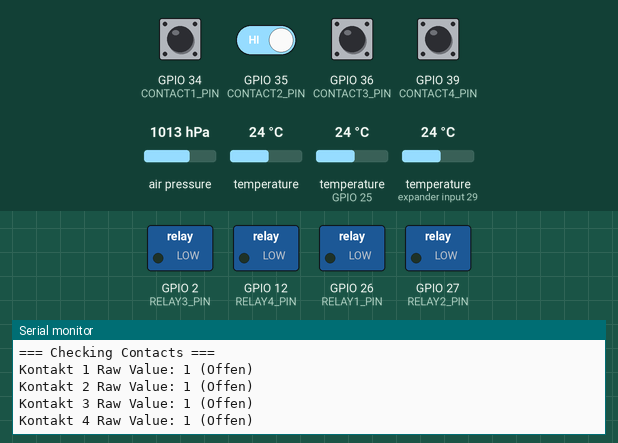
Recording of a sketch running on a simulated ESP32. Parts: switched loads named in the sketch (green lamp = pin HIGH), the last lines printed to the serial monitor. The inputs (shaded band) are chosen by the test bench; at power-on: GPIO 34 (CONTACT1_PIN), GPIO 35 (CONTACT2_PIN), GPIO 36 (CONTACT3_PIN), GPIO 39 (CONTACT4_PIN) HIGH, air pressure 1013 hPa, temperature 24 °C, temperature (sensors on GPIO 25, expander input 29) 24 °C. WiFi joins after 1.5 s; servers stay silent unless stated; no MQTT or app messages arrive unless stated.

Above: at 3.8 s.
3.9 s: GPIO 34 (CONTACT1_PIN) pulled LOW for 1 s
At 6.3 s:
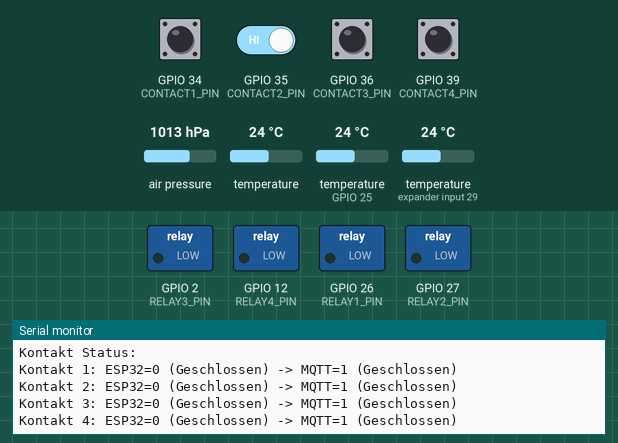
6.4 s: GPIO 34 (CONTACT1_PIN) driven LOW and GPIO 35 (CONTACT2_PIN) driven LOW
At 7.7 s:
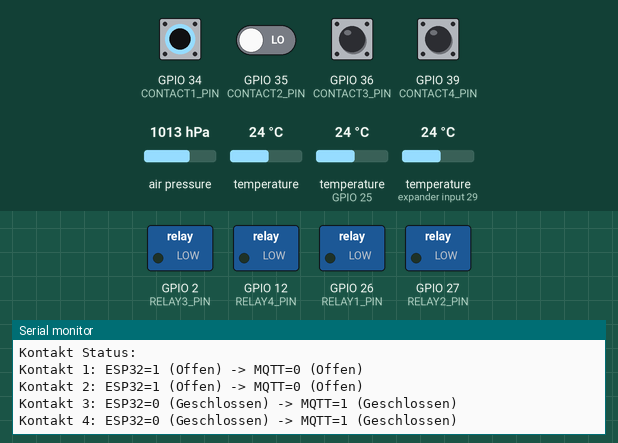
Timing chart, 0 to 9.4 s (numbered marks = the images above; inputs shaded):
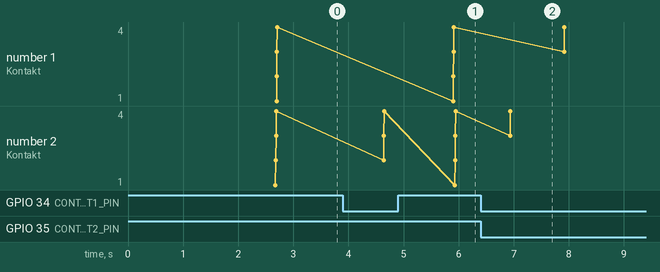

The sketch:

MQTT_Subscribe_Test.ino
```cpp
#include <WiFi.h>
#include <PubSubClient.h>
#include <Wire.h>
#include <Adafruit_BMP280.h>
#include <OneWire.h>
#include <DallasTemperature.h>
#include <ArduinoJson.h>

// Debug Serial
#define SerialMon Serial

// Pin-Definitionen
#define DALLAS_PIN 25
#define I2C_SDA 33
#define I2C_SCL 32
#define RELAY1_PIN 26  // GPIO26
#define RELAY2_PIN 27  // GPIO27
#define RELAY3_PIN 2   // GPIO2
#define RELAY4_PIN 12  // GPIO12
#define CONTACT1_PIN 34  // GPIO34 (INPUT)
#define CONTACT2_PIN 35  // GPIO35 (INPUT)
#define CONTACT3_PIN 36  // GPIO36 (INPUT)
#define CONTACT4_PIN 39  // GPIO39 (INPUT)

// WiFi Konfiguration
const char* ssid = "CSI2G";
const char* password = "tmz18bla";

// MQTT Konfiguration
const char* mqttServer = "rdp.emmert.biz";
const int mqttPort = 1883;
const char* mqttUsername = "mqtt_user";
const char* mqttPassword = "01937736e";
const char* mqttClientId = "ESP32_A7670E";
const char* mqttDeviceId = "67b63977e4fbf";
const char* mqttTopicStatus = "device/67b63977e4fbf/status";
const char* mqttTopicTemperature = "device/67b63977e4fbf/temperature";
const char* mqttTopicRelay = "device/67b63977e4fbf/relay";

// Sensor Objekte
Adafruit_BMP280 bmp;
OneWire oneWire(DALLAS_PIN);
DallasTemperature dallas(&oneWire);
WiFiClient espClient;
PubSubClient client(espClient);

// Sensor Status
bool bmp_ready = false;
bool dallas_ready = false;
float bmpTemp = 0;
float bmpPressure = 0;
float dallas1Temp = DEVICE_DISCONNECTED_C;
float dallas2Temp = DEVICE_DISCONNECTED_C;

// Relais und Kontakt Status
bool relayStates[4] = {false, false, false, false};
int contactStates[4] = {HIGH, HIGH, HIGH, HIGH};  // HIGH = offen (1), LOW = geschlossen (0)

void setup() {
    SerialMon.begin(115200);
    SerialMon.println("ESP32 MQTT Client");

    // Kontakt-Pins als Input mit Pull-up
    pinMode(CONTACT1_PIN, INPUT_PULLUP);
    pinMode(CONTACT2_PIN, INPUT_PULLUP);
    pinMode(CONTACT3_PIN, INPUT_PULLUP);
    pinMode(CONTACT4_PIN, INPUT_PULLUP);

    // Relay-Pins als Output
    pinMode(RELAY1_PIN, OUTPUT);
    pinMode(RELAY2_PIN, OUTPUT);
    pinMode(RELAY3_PIN, OUTPUT);
    pinMode(RELAY4_PIN, OUTPUT);

    // Initialize relays to OFF
    digitalWrite(RELAY1_PIN, LOW);
    digitalWrite(RELAY2_PIN, LOW);
    digitalWrite(RELAY3_PIN, LOW);
    digitalWrite(RELAY4_PIN, LOW);

    // Initial Kontakt-Status lesen und umdrehen (LOW = 1 = geschlossen, HIGH = 0 = offen)
    contactStates[0] = !digitalRead(CONTACT1_PIN);
    contactStates[1] = !digitalRead(CONTACT2_PIN);
    contactStates[2] = !digitalRead(CONTACT3_PIN);
    contactStates[3] = !digitalRead(CONTACT4_PIN);

    // Debug Ausgabe
    SerialMon.println("\n=== Initial Pin Setup ===");
    SerialMon.println("Kontakt Status (HIGH = offen, LOW = geschlossen):");
    for (int i = 0; i < 4; i++) {
        SerialMon.print("Kontakt "); SerialMon.print(i+1);
        SerialMon.print(": "); SerialMon.print(contactStates[i]);
        SerialMon.println(contactStates[i] == HIGH ? " (Offen)" : " (Geschlossen)");
    }

    // Connect to WiFi
    SerialMon.print("Connecting to ");
    SerialMon.println(ssid);
    WiFi.begin(ssid, password);

    while (WiFi.status() != WL_CONNECTED) {
        delay(500);
        SerialMon.print(".");
    }
    SerialMon.println("WiFi connected");
    SerialMon.println("IP address: ");
    SerialMon.println(WiFi.localIP());

    // MQTT Setup
    client.setServer(mqttServer, mqttPort);
    client.setCallback(mqttCallback);

    // I2C und Sensoren initialisieren
    Wire.begin(I2C_SDA, I2C_SCL);
    delay(100);

    // BMP280 initialisieren
    if (!bmp.begin(0x76)) {
        SerialMon.println("BMP280 nicht gefunden! Prüfe Verkabelung.");
        bmp_ready = false;
    } else {
        bmp.setSampling(Adafruit_BMP280::MODE_NORMAL,
                       Adafruit_BMP280::SAMPLING_X2,
                       Adafruit_BMP280::SAMPLING_X16,
                       Adafruit_BMP280::FILTER_X16,
                       Adafruit_BMP280::STANDBY_MS_500);
        bmp_ready = true;
        SerialMon.println("BMP280 bereit");
    }

    // Dallas initialisieren
    dallas.begin();
    delay(100);
    int deviceCount = dallas.getDeviceCount();
    SerialMon.print("Dallas Sensoren gefunden: ");
    SerialMon.println(deviceCount);

    if (deviceCount > 0) {
        dallas_ready = true;
        dallas.requestTemperatures();
        delay(100);

        // Adressen ausgeben
        DeviceAddress tempDeviceAddress;
        for (int i = 0; i < deviceCount; i++) {
            if (dallas.getAddress(tempDeviceAddress, i)) {
                SerialMon.print("Sensor ");
                SerialMon.print(i);
                SerialMon.print(" Adresse: ");
                for (uint8_t j = 0; j < 8; j++) {
                    if (tempDeviceAddress[j] < 16) SerialMon.print("0");
                    SerialMon.print(tempDeviceAddress[j], HEX);
                }
                SerialMon.println();
            }
        }
    }

    SerialMon.println("Setup abgeschlossen");
}

void mqttCallback(char* topic, byte* payload, unsigned int length) {
    String message;
    for (int i = 0; i < length; i++) {
        message += (char)payload[i];
    }

    if (String(topic) == mqttTopicRelay) {
        StaticJsonDocument<200> doc;
        DeserializationError error = deserializeJson(doc, message);

        if (!error) {
            int relay_id = doc["relay_id"].as<int>();
            bool state = doc["state"].as<int>() == 1;

            // Relay IDs 13-16 zu Array Index 0-3 konvertieren
            if (relay_id >= 13 && relay_id <= 16) {
                int relay_index = relay_id - 13;
                relayStates[relay_index] = state;
                updateRelays();
                publishRelayStatus();

                SerialMon.print("Relay ");
                SerialMon.print(relay_id);
                SerialMon.print(" -> ");
                SerialMon.println(state ? "ON" : "OFF");
            }
        }
    }
}

void connectMQTT() {
    client.setServer(mqttServer, mqttPort);
    client.setCallback(mqttCallback);
    client.setKeepAlive(120);  // Keepalive auf 120 Sekunden setzen

    int retries = 0;
    while (!client.connected() && retries < 3) {
        SerialMon.println("Verbinde mit MQTT...");

        if (client.connect(mqttClientId, mqttUsername, mqttPassword, mqttTopicStatus, 1, true, "")) {
            SerialMon.println("MQTT verbunden");
            client.subscribe(mqttTopicRelay);

            // Initial Status senden
            publishRelayStatus();
            publishSensorData();
        } else {
            SerialMon.print("Fehler, rc=");
            SerialMon.print(client.state());
            SerialMon.println(" - Neuer Versuch in 5 Sekunden");
            retries++;
            delay(5000);
        }
    }

    if (!client.connected()) {
        SerialMon.println("MQTT Verbindung fehlgeschlagen - ESP neu starten");
        ESP.restart();
    }
}

void updateRelays() {
    digitalWrite(RELAY1_PIN, relayStates[0] ? HIGH : LOW);
    digitalWrite(RELAY2_PIN, relayStates[1] ? HIGH : LOW);
    digitalWrite(RELAY3_PIN, relayStates[2] ? HIGH : LOW);
    digitalWrite(RELAY4_PIN, relayStates[3] ? HIGH : LOW);
}

void publishRelayStatus() {
    StaticJsonDocument<256> doc;
    JsonObject data = doc.createNestedObject("data");

    // Relay Status
    data["relay1"] = relayStates[0] ? 1 : 0;
    data["relay2"] = relayStates[1] ? 1 : 0;
    data["relay3"] = relayStates[2] ? 1 : 0;
    data["relay4"] = relayStates[3] ? 1 : 0;

    // Kontakt Status
    // ESP32: HIGH (1) = offen, LOW (0) = geschlossen
    // MQTT/DB: 0 = offen, 1 = geschlossen
    data["contact1"] = contactStates[0] == HIGH ? 0 : 1;  // HIGH -> 0 (offen), LOW -> 1 (geschlossen)
    data["contact2"] = contactStates[1] == HIGH ? 0 : 1;
    data["contact3"] = contactStates[2] == HIGH ? 0 : 1;
    data["contact4"] = contactStates[3] == HIGH ? 0 : 1;

    char jsonBuffer[256];
    serializeJson(doc, jsonBuffer);
    SerialMon.println("\n=== Publishing Status ===");
    SerialMon.print("JSON: "); SerialMon.println(jsonBuffer);

    if (client.publish(mqttTopicStatus, jsonBuffer, true)) {
        SerialMon.println("Status erfolgreich publiziert");
        SerialMon.println("Kontakt Status:");
        for (int i = 0; i < 4; i++) {
            SerialMon.print("Kontakt "); SerialMon.print(i+1);
            SerialMon.print(": ESP32="); SerialMon.print(contactStates[i]);
            SerialMon.print(" ("); SerialMon.print(contactStates[i] == HIGH ? "Offen" : "Geschlossen"); SerialMon.print(")");
            SerialMon.print(" -> MQTT="); SerialMon.print(contactStates[i] == HIGH ? 0 : 1);
            SerialMon.print(" ("); SerialMon.print(contactStates[i] == HIGH ? "Offen" : "Geschlossen"); SerialMon.println(")");
        }
    } else {
        SerialMon.println("Fehler beim Publizieren des Status");
    }
}

void publishSensorData() {
    StaticJsonDocument<256> doc;

    // Sensordaten aktualisieren
    if (bmp_ready) {
        bmpTemp = bmp.readTemperature();
        bmpPressure = bmp.readPressure() / 100.0F;

        // Nur gültige Werte senden
        if (!isnan(bmpTemp) && bmpTemp != 0) {
            doc["bmp_temp"] = bmpTemp;
        }
        if (!isnan(bmpPressure) && bmpPressure != 0) {
            doc["pressure"] = bmpPressure;
        }

        SerialMon.print("BMP280: ");
        SerialMon.print(bmpTemp);
        SerialMon.print("°C, ");
        SerialMon.print(bmpPressure);
        SerialMon.println("hPa");
    }

    if (dallas_ready) {
        dallas.requestTemperatures();
        delay(100);  // Kurz warten auf Messung

        dallas1Temp = dallas.getTempCByIndex(0);
        dallas2Temp = dallas.getTempCByIndex(1);

        if (dallas1Temp != DEVICE_DISCONNECTED_C && dallas1Temp != -127.0) {
            doc["dallas1_temp"] = dallas1Temp;
        }
        if (dallas2Temp != DEVICE_DISCONNECTED_C && dallas2Temp != -127.0) {
            doc["dallas2_temp"] = dallas2Temp;
        }

        SerialMon.print("Dallas 1: ");
        SerialMon.print(dallas1Temp);
        SerialMon.print("°C, Dallas 2: ");
        SerialMon.print(dallas2Temp);
        SerialMon.println("°C");
    }

    char jsonBuffer[256];
    serializeJson(doc, jsonBuffer);
    SerialMon.print("Sende Temperaturdaten: ");
    SerialMon.println(jsonBuffer);

    if (client.publish(mqttTopicTemperature, jsonBuffer)) {
        SerialMon.println("Temperaturdaten erfolgreich publiziert");
    } else {
        SerialMon.println("Fehler beim Publizieren der Temperaturdaten");
    }
}

void checkContacts() {
    bool changed = false;
    static unsigned long lastDebugTime = 0;
    unsigned long currentTime = millis();

    // Debug-Ausgabe alle 2 Sekunden
    bool debugOutput = (currentTime - lastDebugTime) >= 2000;
    if (debugOutput) {
        SerialMon.println("\n=== Checking Contacts ===");
        lastDebugTime = currentTime;
    }

    // Kontakte prüfen (HIGH/1 = offen, LOW/0 = geschlossen)
    int pins[4] = {CONTACT1_PIN, CONTACT2_PIN, CONTACT3_PIN, CONTACT4_PIN};
    for (int i = 0; i < 4; i++) {
        int rawValue = digitalRead(pins[i]);
        if (debugOutput) {
            SerialMon.print("Kontakt "); SerialMon.print(i+1);
            SerialMon.print(" Raw Value: "); SerialMon.print(rawValue);
            SerialMon.println(rawValue == HIGH ? " (Offen)" : " (Geschlossen)");
        }

        if (contactStates[i] != !rawValue) {
            contactStates[i] = !rawValue;
            changed = true;
            SerialMon.print("Kontakt "); SerialMon.print(i+1);
            SerialMon.print(" Status geändert zu: "); SerialMon.print(!rawValue);
            SerialMon.println(!rawValue == HIGH ? " (Offen)" : " (Geschlossen)");
        }
    }

    // Status senden wenn sich was geändert hat
    if (changed) {
        publishRelayStatus();
    }
}

void loop() {
    static unsigned long lastTempUpdate = 0;
    static unsigned long lastContactCheck = 0;
    unsigned long now = millis();

    // WiFi Check
    if (WiFi.status() != WL_CONNECTED) {
        SerialMon.println("\nWiFi Verbindung verloren. Reconnecting...");
        WiFi.disconnect();
        WiFi.begin(ssid, password);

        // Warte bis zu 10 Sekunden auf WiFi
        unsigned long startAttempt = millis();
        while (WiFi.status() != WL_CONNECTED && millis() - startAttempt < 10000) {
            delay(100);
            SerialMon.print(".");
        }

        if (WiFi.status() == WL_CONNECTED) {
            SerialMon.println("\nWiFi wieder verbunden");
            SerialMon.print("IP: ");
            SerialMon.println(WiFi.localIP());
        } else {
            SerialMon.println("\nWiFi Reconnect fehlgeschlagen");
            return;  // Try again next loop
        }
    }

    // MQTT Check
    if (!client.connected()) {
        SerialMon.println("MQTT nicht verbunden. Reconnecting...");
        if (client.connect(mqttClientId, mqttUsername, mqttPassword)) {
            SerialMon.println("MQTT verbunden");
            client.subscribe(mqttTopicRelay);
            publishRelayStatus();  // Initial status senden
        } else {
            SerialMon.println("MQTT Reconnect fehlgeschlagen");
            return;  // Try again next loop
        }
    }
    client.loop();

    // Timer für Temperaturmessung (5 Sekunden)
    const unsigned long tempInterval = 5000;  // 5 Sekunden statt 30 Sekunden

    // Timer für Kontakt-Check (1 Sekunde)
    const unsigned long contactInterval = 1000;

    // Kontakte alle 1 Sekunde prüfen
    if (now - lastContactCheck >= contactInterval) {
        checkContacts();
        lastContactCheck = now;
    }

    // Sensordaten alle 5 Sekunden senden
    if (now - lastTempUpdate >= tempInterval) {
        publishSensorData();
        lastTempUpdate = now;
    }

    // Kurze Pause
    delay(10);
}
```

Measured:
- after the input at 3.9 s, the serial monitor: prints a new line after 0.72 s (image 1)
- after the input at 6.4 s, the serial monitor: prints a new line after 0.51 s (image 2)
